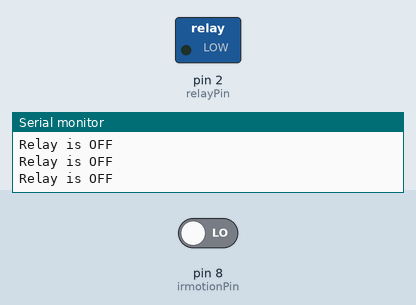
This sketch was run on a simulated Arduino Uno, built with avr-gcc and run on an emulated ATmega328P. Parts: switched loads named in the sketch (green lamp = pin HIGH), the last lines printed to the serial monitor. The inputs (shaded band) are chosen by the test bench; at power-on: pin 8 (irmotionPin) LOW.

Above: at 1.8 s.
1.9 s: pin 8 (irmotionPin) driven HIGH
At 2.7 s:
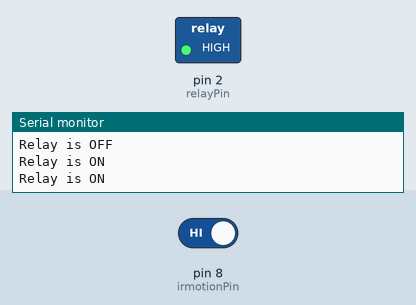
3.5 s: pin 8 (irmotionPin) driven LOW
At 3.8 s:
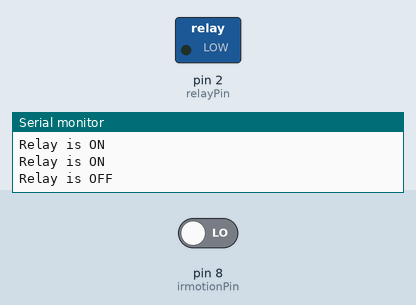
Timing chart, 0 to 6.5 s (numbered marks = the images above; inputs shaded):
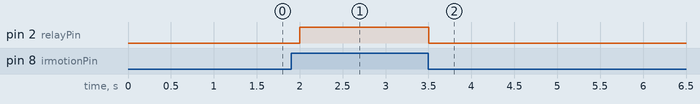

Measured:
- after the input at 1.9 s, pin 2 (relayPin): LOW → HIGH after 0.10 s
- after the input at 3.5 s, pin 2 (relayPin): HIGH → LOW at once

The sketch:

auto_room.ino
```cpp
/*********TACHLOG powered********
*********www.troncart.com*******
**electronics components online**
***********Automatic Room Light**************
***********13-07-2019**************
*/
 int irmotionPin = 8;  // Pin of IR Motion Sensor
int relayPin = 2;  // Pin of Relay Module

void setup()
{
  Serial.begin(9600);
  pinMode(relayPin, OUTPUT);  // Set Pin connected to Relay as an OUTPUT
  digitalWrite(relayPin, LOW);  // Set Pin to LOW to turn Relay OFF
}

  void loop()
  {

   while (digitalRead(irmotionPin) == HIGH) // If Motion detected
    {
       digitalWrite(relayPin, HIGH);  // Turn Relay ON
       Serial.println("Relay is ON");
       delay(500);
    }

       digitalWrite(relayPin, LOW);  // Turn Relay OFF
       Serial.println("Relay is OFF");
       delay(500);
  }
```
